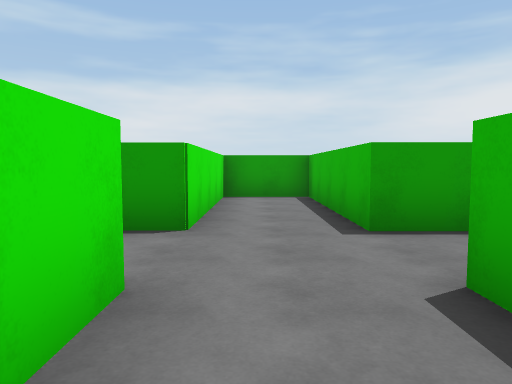
[1] (above)

17 first-person views from a walk through a 3-D level made in the Unity game engine. The camera is 1.4 m above the floor, tilts 4° down and sees 70° across. The floor is counted in squares, 2 m on a side. Each view is taken from the middle of a square. On the plan, view 1 faces up. The plan holds only what a view shows up to about 11 squares ahead; the rest is blank. The place goes on beyond the plan.

[2]
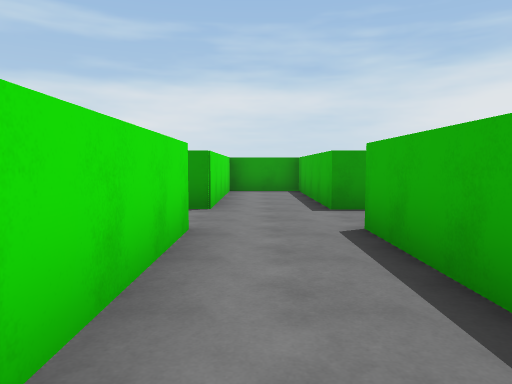

[3]
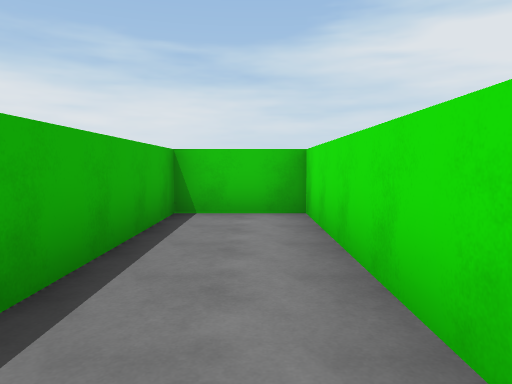

[4]
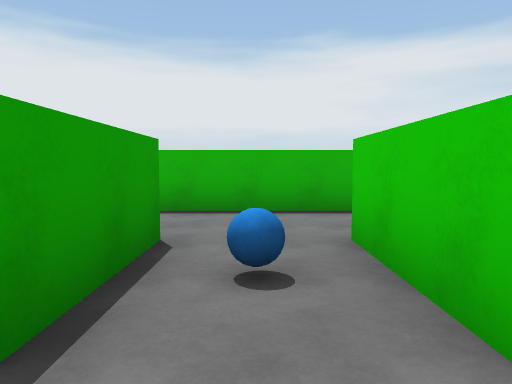

[5]
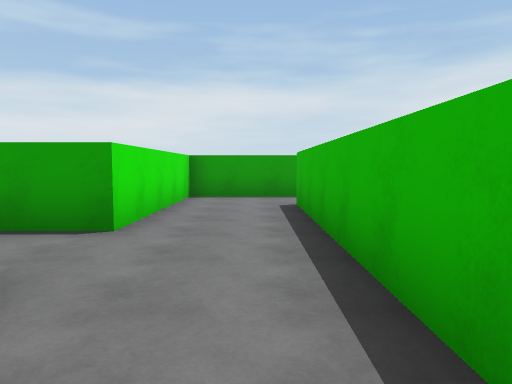

[6]
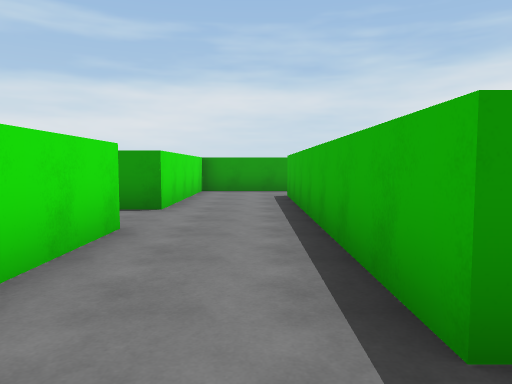

[7]
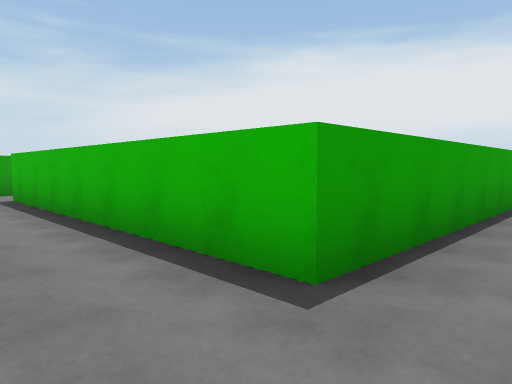

[8]
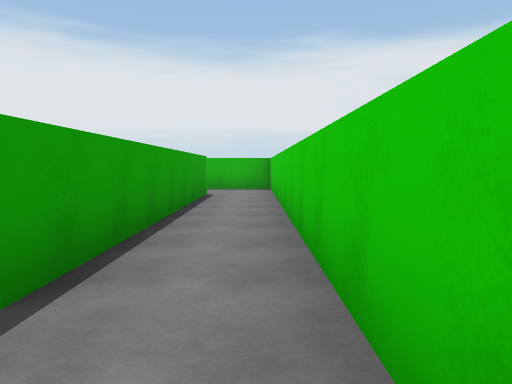

[9]
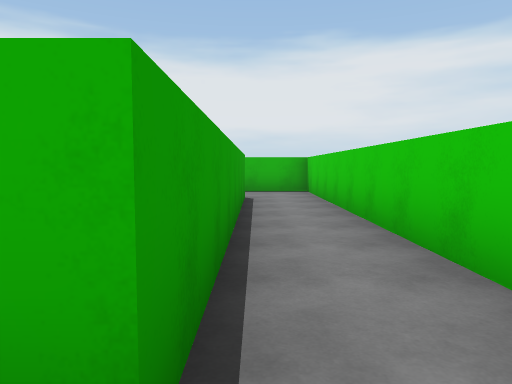

[10]
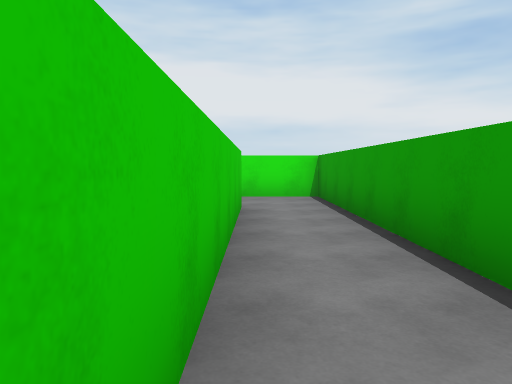

[11]
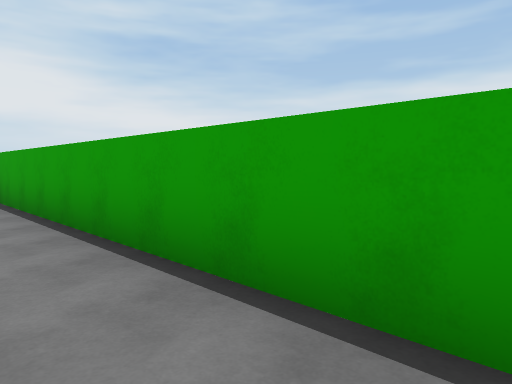

[12]
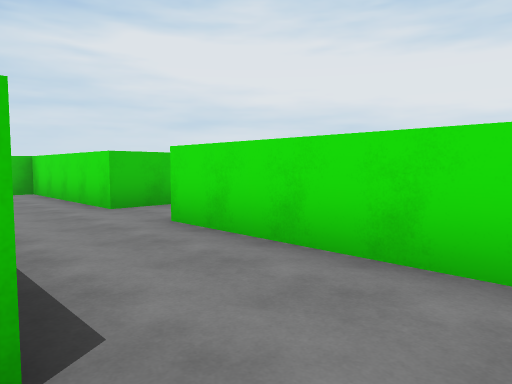

[13]
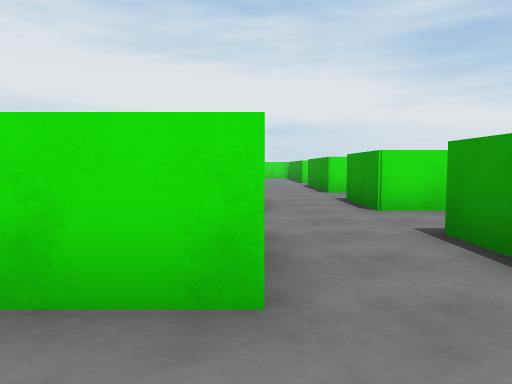

[14]
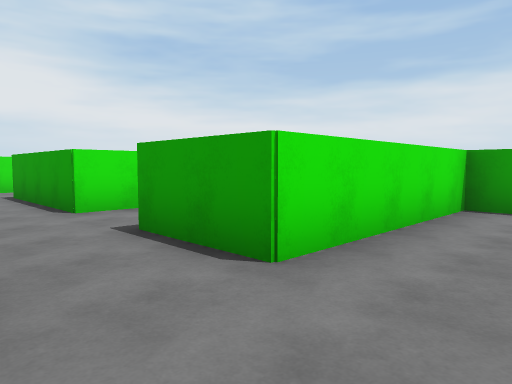

[15]
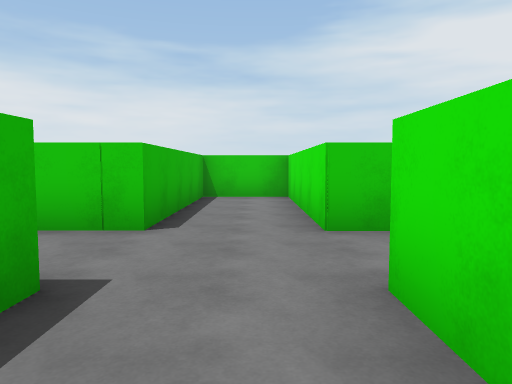

[16]
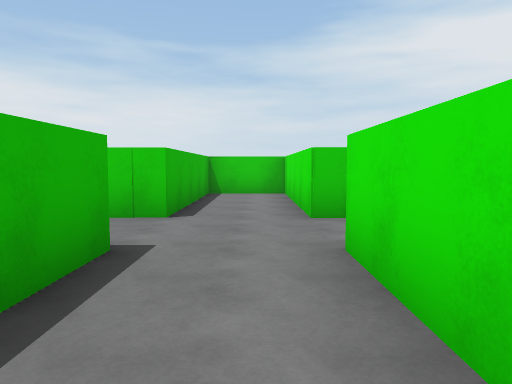

[17]
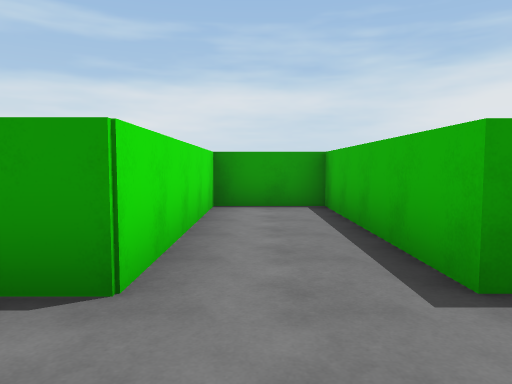

### Floor plan
Points are (right, up) in squares from view 1. A wall is a line through its corners. A room is listed if a view was taken in it or the views show most of it. See-through windows are left out.
Room 1 (views 1, 2, 3, 4, 13)
walls: (-0.7, 2.1) (-0.7, -2.5) (1.2, -2.5) (1.2, 2.1) (3.5, 2.1); (3.5, 3.9) (1.2, 3.9) (1.2, 8.5) (-0.7, 8.5) (-0.7, 3.9)
ways out: opening at (2.5, 3) to room 2; opening at (-1.5, 3) to room 3
objects: other object (2, 3)
Room 2 (views 5, 6, 7, 8, 9, 10, 11, 12)
walls: (3.5, 2.1) (3.5, -2.5) (12.5, -2.5); (6.8, 6.8) (11.8, 6.8); (12.5, -0.8) (5.8, -0.8) (5.8, 6.8); (11.9, 8.5) (3.5, 8.5) (3.5, 3.9)
ways out: opening at (2.5, 3) to room 1
Room 3 (views 14, 15, 16, 17)
walls: (-1.8, 3.9) (-2.8, 3.9) (-2.8, 8.5) (-4.8, 8.5) (-4.8, 3.9); (-4.8, 2.1) (-4.8, -1.6); (-0.7, 3.9) (-1.5, 3.9); (-4.8, -2) (-4.8, -2.5) (-2.8, -2.5) (-2.8, 2.1) (-1.5, 2.1)
ways out: opening at (-1.5, 3) to room 1; opening at (-5.5, 3)

Where each view was taken, in squares from view 1:
view 1: 0 up, 0 right, facing up
view 2: 2 down, 0 right, facing up
view 3: 3 up, 0 right, facing down
view 4: 3 up, 0 right, facing right
view 5: 0 up, 5 right, facing up
view 6: 2 down, 5 right, facing up
view 7: 2 down, 4 right, facing up-right
view 8: 2 down, 4 right, facing right
view 9: 1 down, 5 right, facing right
view 10: 7 up, 12 right, facing left
view 11: 7 up, 12 right, facing up-left
view 12: 8 up, 6 right, facing down-left
view 13: 2 up, 1 right, facing left
view 14: 2 up, 3 left, facing up-left
view 15: 6 up, 4 left, facing down
view 16: 7 up, 4 left, facing down
view 17: 2 up, 4 left, facing up
